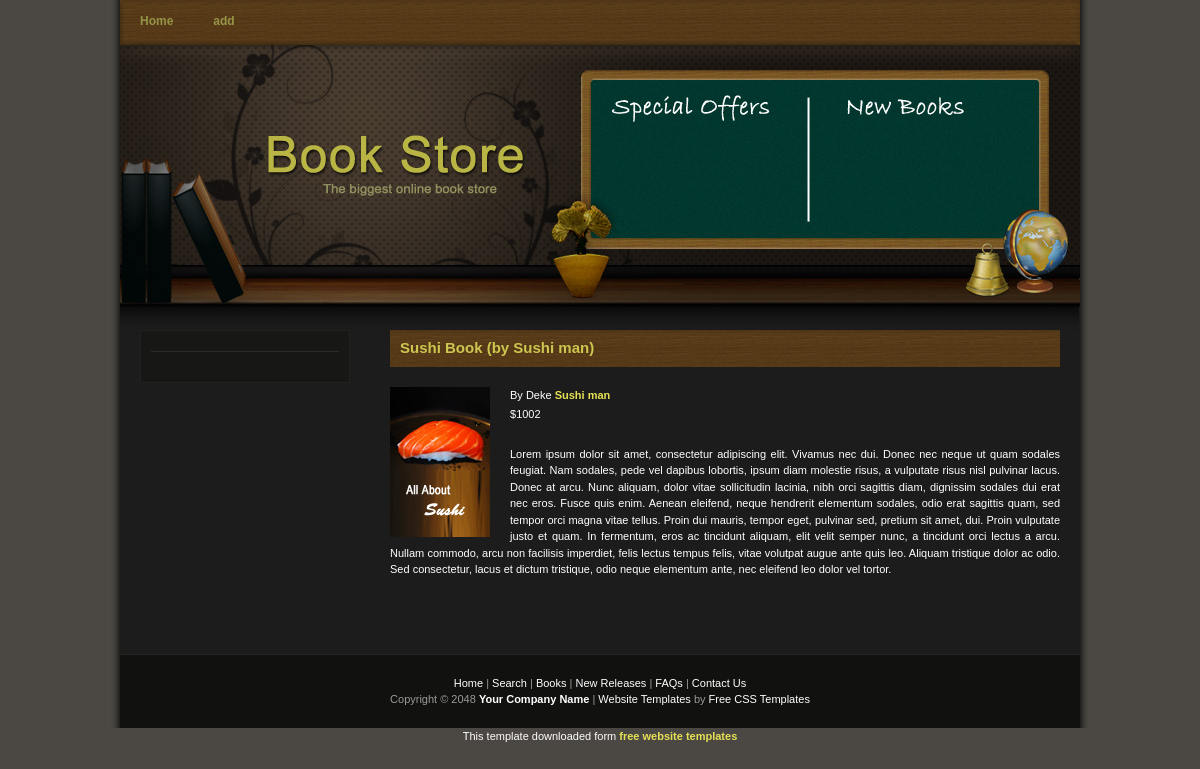
The page /details.php?book=12 on the database its author committed.
### tables this page shows
CREATE TABLE `books` (
  `id` int(11) NOT NULL,
  `book_name` varchar(100) NOT NULL,
  `book_author_name` varchar(100) NOT NULL,
  `book_price` varchar(100) NOT NULL,
  `book_desc` text NOT NULL,
  `book_cover` varchar(100) DEFAULT NULL,
  `date_created` timestamp NOT NULL DEFAULT CURRENT_TIMESTAMP
);

### util.php (called while the page is built)
<?php
function make_safe($conn,$variable) {
    $variable = strip_tags(mysqli_real_escape_string($conn,trim($variable)));
    return $variable; }
?>

### actions/get_single_book.php (called while the page is built)
<?php
$connection = new mysqli($DB_HOST, $DB_USER, $DB_PASS, $DB_NAME);
if($book_id){
$book_id = make_safe($connection,$book_id);
$query1 = 'SELECT * FROM books where id = '.$book_id;
$single_book_result = $connection->query($query1);
$book = $single_book_result->fetch_assoc();
}
?>

### includes.php (called while the page is built, shortened)
<?php
include 'util.php';
include 'actions/get_single_book.php';
?>

### details.php (the view, shortened to what this page needs)
<!DOCTYPE html PUBLIC "-//W3C//DTD XHTML 1.0 Transitional//EN" "http://www.w3.org/TR/xhtml1/DTD/xhtml1-transitional.dtd">
<html xmlns="http://www.w3.org/1999/xhtml">
<head>
<link href="templatemo_style.css" rel="stylesheet" type="text/css" />
</head>
<body>
<?php $book_id = $_GET['book']; ?>
<?php include 'includes.php'; ?>
<div id="templatemo_container">
	<div id="templatemo_menu">
    	<ul>
            <li><a href="index.php">Home</a></li>
             <li><a href="new-book.php">add</a></li>
    	</ul>
    </div>
    <div id="templatemo_header">
    </div>
    <div id="templatemo_content">
        <div id="templatemo_content_left">
        	<div class="templatemo_content_left_section">
			</div>
        </div>
        <div id="templatemo_content_right">
            <h1>
                <?php echo $book['book_name']; ?>
                <span>(by <?php echo $book['book_author_name'];?>)</span>
            </h1>
            <div class="image_panel"><img src="<?php echo $book['book_cover'];?>" alt="CSS Template" width="100" height="150" /></div>
            <ul>
	            <li>By Deke <a href="#"><?php echo $book['book_author_name'];?></a></li>
                <li>$<?php echo $book['book_price'];?></li>
            </ul>
            <p><?php echo $book['book_desc'];?></p>
             <div class="cleaner_with_height">&nbsp;</div>
        </div>
    	<div class="cleaner_with_height">&nbsp;</div>
    </div>
    <div id="templatemo_footer">
	       <a href="index.html">Home</a> | <a href="index.html">Search</a> | <a href="index.html">Books</a> | <a href="#">New Releases</a> | <a href="#">FAQs</a> | <a href="#">Contact Us</a><br />
        Copyright © 2048 <a href="#"><strong>Your Company Name</strong></a> | <a href="http://www.iwebsitetemplate.com" target="_parent">Website Templates</a> by <a href="http://www.templatemo.com" target="_parent">Free CSS Templates</a>
	</div>
</div>
<div align=center>This template  downloaded form <a href='http://all-free-download.com/free-website-templates/'>free website templates</a></div></body>
</html>

### style/templatemo_style.css (style rules this page uses)
body { margin: 0; padding: 0; line-height: 1.5em; font-family: Verdana, Arial, san-serif; font-size: 11px; color: #ffffff; background: #4b4743; }
a:link, a:visited { color: #e6e154; text-decoration: none; font-weight: bold; }
p { margin: 0px; padding: 0px; }
img { margin: 0px; padding: 0px; border: none; }
.cleaner_with_height { clear: both; width: 100%; height: 30px; font-size: 1px; }
#templatemo_container { width: 960px; margin: 0 auto; padding: 0 10px; background: #1c1c1b url(../images/templatemo_bg.jpg) repeat-y; }
#templatemo_menu { clear: both; width: 960px; height: 45px; background: url(../images/templatemo_menu_bg.jpg) no-repeat; }
#templatemo_menu ul { padding: 13px 0 0 0; margin: 0; list-style: none; }
#templatemo_menu ul li { display: inline; }
#templatemo_menu ul li a { float: left; padding: 0 20px; font-size: 12px; font-weight: bold; text-align: center; text-decoration: none; color: #969547; }
#templatemo_header { clear: both; width: 960px; height: 285px; padding: 0; margin: 0; background: url(../images/templatemo_header_bg.jpg) no-repeat; }
#templatemo_content { clear: both; width: 920px; padding: 0 20px; }
#templatemo_content #templatemo_content_left { float: left; width: 188px; padding: 10px; background-color: #171716; border: 1px solid #212120; }
#templatemo_content #templatemo_content_right { float: right; width: 670px; }
#templatemo_content_left .templatemo_content_left_section { clear: both; padding-bottom: 10px; border-bottom: 1px solid #2b2b2a; margin-bottom: 20px; }
#templatemo_content_right h1 { padding: 10px; margin: 0 0 20px 0; font-size: 15px; color: #cbc750; background: url(../images/templatemo_h1_bg.jpg); }
#templatemo_content_right ul { margin: 0 0 20px 0; padding: 0 0 0 20px; list-style: none; }
#templatemo_content_right li { padding: 0 0 3px 0; }
#templatemo_content_right .image_panel { float: left; width: 100px; margin-right: 20px; }
#templatemo_content_right p { text-align: justify; padding: 0 0 8px 0; }
#templatemo_footer { clear: both; width: 960px; padding: 20px 0px 20px 0; text-align: center; border-top: 1px solid #25211e; color: #999; background-color: #111110; }
#templatemo_footer a { color: #fff; font-weight: normal; }

### rows shown on the page
books: book_name "Sushi Book", book_author_name "Sushi man", book_cover (picture), book_price "1002", book_desc "Lorem ipsum dolor sit amet, consectetur adipiscing elit. Vivamus nec dui. Donec nec neque ut quam sodales feugiat. Nam sodales, pede vel dapibus lobortis, ipsum diam molestie risus, a vulputate risus nisl pulvinar lacus. Donec at arcu. Nunc aliquam, dolor vitae sollicitudin lacinia, nibh orci sagittis diam, dignissim sodales dui erat nec eros. Fusce quis enim. Aenean eleifend, neque hendrerit elementum sodales, odio erat sagittis quam, sed tempor orci magna vitae tellus. Proin dui mauris, tempor eget, pulvinar sed, pretium sit amet, dui. Proin vulputate justo et quam. In fermentum, eros ac tincidunt aliquam, elit velit semper nunc, a tincidunt orci lectus a arcu. Nullam commodo, arcu non…"
